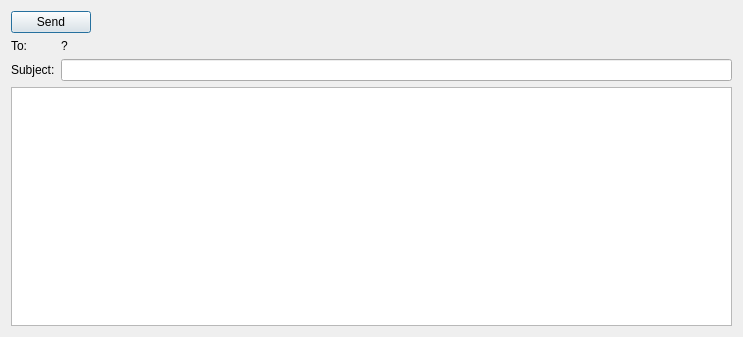
<?xml version="1.0" encoding="UTF-8"?>
<ui version="4.0">
 <class>ComposeMessageDialog</class>
 <widget class="QDialog" name="ComposeMessageDialog">
  <property name="geometry">
   <rect>
    <x>0</x>
    <y>0</y>
    <width>743</width>
    <height>337</height>
   </rect>
  </property>
  <property name="windowTitle">
   <string>Dialog</string>
  </property>
  <layout class="QVBoxLayout" name="verticalLayout">
   <item>
    <layout class="QHBoxLayout" name="horizontalLayout">
     <item>
      <widget class="QPushButton" name="sendButton">
       <property name="text">
        <string>Send</string>
       </property>
      </widget>
     </item>
     <item>
      <spacer name="horizontalSpacer">
       <property name="orientation">
        <enum>Qt::Horizontal</enum>
       </property>
       <property name="sizeHint" stdset="0">
        <size>
         <width>40</width>
         <height>20</height>
        </size>
       </property>
      </spacer>
     </item>
    </layout>
   </item>
   <item>
    <layout class="QFormLayout" name="formLayout">
     <item row="1" column="0">
      <widget class="QLabel" name="label">
       <property name="text">
        <string>Subject:</string>
       </property>
      </widget>
     </item>
     <item row="1" column="1">
      <widget class="QLineEdit" name="subjectLine"/>
     </item>
     <item row="0" column="0">
      <widget class="QLabel" name="label_2">
       <property name="text">
        <string>To:</string>
       </property>
      </widget>
     </item>
     <item row="0" column="1">
      <widget class="QLabel" name="toLabel">
       <property name="text">
        <string>?</string>
       </property>
      </widget>
     </item>
    </layout>
   </item>
   <item>
    <widget class="QPlainTextEdit" name="bodyEdit">
     <property name="styleSheet">
      <string notr="true">font: 9pt &quot;Monospace&quot;;</string>
     </property>
    </widget>
   </item>
  </layout>
 </widget>
 <resources/>
 <connections/>
</ui>
